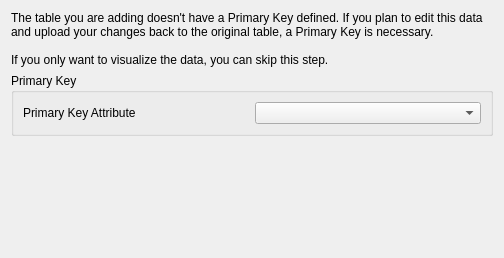
<?xml version="1.0" encoding="UTF-8"?>
<ui version="4.0">
 <class>Dialog</class>
 <widget class="QDialog" name="Dialog">
  <property name="geometry">
   <rect>
    <x>0</x>
    <y>0</y>
    <width>504</width>
    <height>258</height>
   </rect>
  </property>
  <property name="windowTitle">
   <string>Primary Key Required for Editing</string>
  </property>
  <layout class="QGridLayout" name="gridLayout">
   <item row="0" column="1">
    <widget class="QLabel" name="label">
     <property name="text">
      <string>&lt;html&gt;&lt;head/&gt;&lt;body&gt;&lt;p&gt;The table you are adding doesn&apos;t have a Primary Key defined. If you plan to edit this data and upload your changes back to the original table, a Primary Key is necessary.&lt;br/&gt;&lt;br/&gt;If you only want to visualize the data, you can skip this step.&lt;/p&gt;&lt;/body&gt;&lt;/html&gt;</string>
     </property>
     <property name="wordWrap">
      <bool>true</bool>
     </property>
    </widget>
   </item>
   <item row="3" column="1">
    <widget class="QDialogButtonBox" name="buttonBox">
     <property name="orientation">
      <enum>Qt::Horizontal</enum>
     </property>
     <property name="standardButtons">
      <set>QDialogButtonBox::NoButton</set>
     </property>
     <layout class="QHBoxLayout" name="buttonLayout">
      <item>
       <widget class="QPushButton" name="setPrimaryKeyButton">
        <property name="text">
         <string>Set Primary Key</string>
        </property>
       </widget>
      </item>
      <item>
       <widget class="QPushButton" name="skipButton">
        <property name="text">
         <string>Skip</string>
        </property>
       </widget>
      </item>
      <item>
       <widget class="QPushButton" name="helpButton">
        <property name="text">
         <string>Help</string>
        </property>
       </widget>
      </item>
     </layout>
    </widget>
   </item>
   <item row="2" column="1">
    <spacer name="verticalSpacer">
     <property name="orientation">
      <enum>Qt::Vertical</enum>
     </property>
     <property name="sizeHint" stdset="0">
      <size>
       <width>20</width>
       <height>40</height>
      </size>
     </property>
    </spacer>
   </item>
   <item row="1" column="1">
    <widget class="QGroupBox" name="groupBox">
     <property name="title">
      <string>Primary Key</string>
     </property>
     <layout class="QGridLayout" name="gridLayout_2">
      <item row="0" column="0">
       <widget class="QLabel" name="label_2">
        <property name="text">
         <string>Primary Key Attribute</string>
        </property>
       </widget>
      </item>
      <item row="0" column="1">
       <widget class="QComboBox" name="comboPK"/>
      </item>
     </layout>
    </widget>
   </item>
  </layout>
 </widget>
 <resources/>
 <connections>
  <connection>
   <sender>setPrimaryKeyButton</sender>
   <signal>clicked()</signal>
   <receiver>Dialog</receiver>
   <slot>accept()</slot>
  </connection>
  <connection>
   <sender>skipButton</sender>
   <signal>clicked()</signal>
   <receiver>Dialog</receiver>
   <slot>reject()</slot>
  </connection>
  <connection>
   <sender>helpButton</sender>
   <signal>clicked()</signal>
   <receiver>Dialog</receiver>
   <slot>showHelp()</slot>
  </connection>
 </connections>
</ui>
